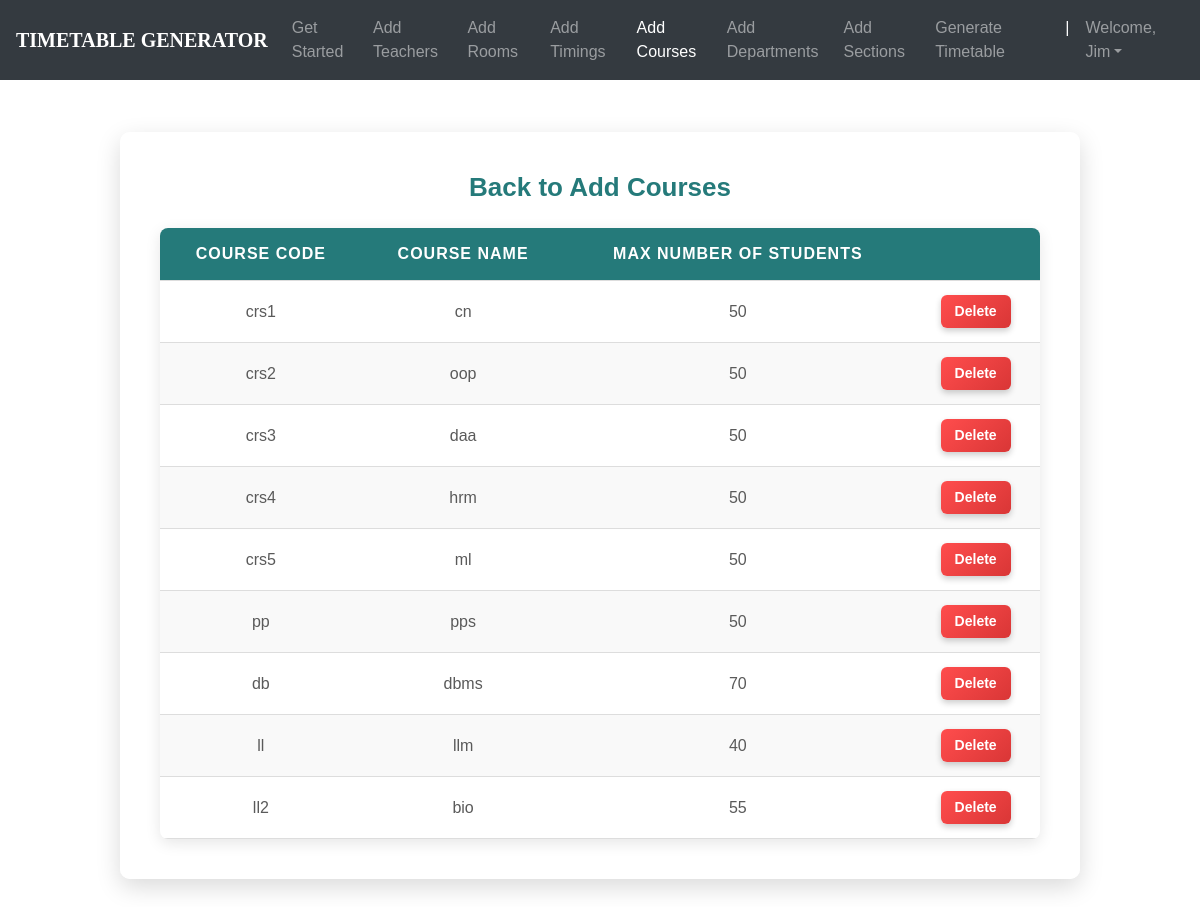
The app's page /courses_list/ (signed in) with its own data.
### ttgen/models.py (models this page shows, shortened)
class Course(models.Model):
    course_number = models.CharField(max_length=5, primary_key=True)
    course_name = models.CharField(max_length=40)
    max_numb_students = models.CharField(max_length=65)
    instructors = models.ManyToManyField(Instructor)

### ttgen/views.py (the view)
# urls.py: path('courses_list/', views.course_list_view, name='editcourse'),
@login_required
def course_list_view(request):
    context = {
        'courses': Course.objects.all()
    }
    return render(request, 'courseslist.html', context)

### templates/courseslist.html (shortened to what this page needs)
<!DOCTYPE html>
<html lang="en">
<head>
	<link rel="stylesheet" href="https://maxcdn.bootstrapcdn.com/bootstrap/4.0.0/css/bootstrap.min.css">
    <link rel="stylesheet" type="text/css" href="static/css/index.css">
</head>
<body>
        <header>
			<nav class="navbar navbar-expand-md navbar-dark fixed-top bg-dark">
                <a class="navbar-brand" href="#"><b>TIMETABLE GENERATOR</b></a>
                <div class="collapse navbar-collapse" id="navbarCollapse">
                    <ul class="navbar-nav ml-auto">
                    <li class="nav-item">
                        <a class="nav-link" href="{% url 'admindash' %}">Get Started</a>
                    </li>
                    <li class="nav-item">
                        <a class="nav-link" href="{% url 'addInstructors' %}">Add Teachers</a>
                    </li>
                    <li class="nav-item">
                        <a class="nav-link" href="{% url 'addRooms' %}">Add Rooms</a>
                    </li>
                    <li class="nav-item">
		                <a class="nav-link" href="{% url 'addTimings' %}">Add Timings</a>
		            </li>
                    <li class="nav-item active">
                        <a class="nav-link" href="{% url 'addCourses' %}">Add Courses</a>
                    </li>
                    <li class="nav-item">
			            <a class="nav-link" href="{% url 'addDepts' %}">Add Departments</a>
		            </li>
                    <li class="nav-item">
			            <a class="nav-link" href="{% url 'addSections' %}">Add Sections</a>
		            </li>
                    <li class="nav-item">
			            <a class="nav-link" href="{% url 'generate' %}">Generate Timetable</a>
		            </li>
                    <li class="nav-item active">
			            <a class="nav-link">|</a>
		            </li>
                    <li class="nav-item dropdown">
		                <a class="nav-link dropdown-toggle" href="#" id="dropdown03" data-toggle="dropdown" aria-haspopup="true" aria-expanded="false">Welcome, {{ user.first_name }}</a>
		            </li>
                    </ul>
                </div>
            </nav>
        </header>
        <br><br>
    {% block content %}
{% load static %}
<fieldset class="fieldset">
    <a href="{% url 'addCourses'%}"><h1 class="tablink" onclick="openPage('new')" id="defaultOpen">Back to Add Courses</h1></a>
    <div class="tabcontent" id="edit">
        <table class="table1">
            <thead>
            <tr class="table-headers">
            <th>Course Code</th>
            <th>Course Name</th>
            <th>Max number of students</th>
            <th  class="empty"></th>
            </tr>
            </thead>
            <tbody>
            {% for crs in courses %}
            <tr>
             <td>{{crs.course_number}}</td>
             <td>{{crs.course_name}}</td>
             <td>{{crs.max_numb_students}}</td>
             <td class="empty">
                <form action="{% url 'deletecourse' crs.course_number %}" method="post">
                        <input type="submit" value="Delete" class="cross">
                </form>
             </td>
             </tr>
            {% endfor %}
            </tbody>
        </table>
    </div>
</fieldset>
{% endblock %}

### static/css/index.css (style rules this page uses)
body { padding-top: 3rem; padding-bottom: 3rem; color: #5a5a5a; font-family: 'Poppins', sans-serif; overflow-x: hidden; }
nav { font-family: sans-serif; }
.navbar-brand { font-size: 20px; font-family: Georgia, 'Times New Roman', Times, serif; }

### templates/courseslist.html (style rules this page uses)
.fieldset { margin: 3% auto; width: 80%; padding: 40px; border: none; border-radius: 10px; box-shadow: 0px 8px 25px rgba(0, 0, 0, 0.15); background: #ffffff; transition: transform 0.2s ease-in-out; }
.fieldset h1 { font-size: 26px; color: #257a7a; font-weight: bold; text-align: center; margin-bottom: 25px; cursor: pointer; }
.table1 { width: 100%; border-collapse: collapse; font-size: 16px; border-radius: 8px; overflow: hidden; box-shadow: 0 4px 15px rgba(0,0,0,0.1); }
.table1 thead { background: #257a7a; color: #fff; text-transform: uppercase; letter-spacing: 1px; }
.table1 th, .table1 td { padding: 14px 18px; text-align: center; border-bottom: 1px solid #ddd; }
.table1 tr:nth-child(even) { background-color: #f9f9f9; }
.cross { font-size: 14px; padding: 6px 14px; border: none; border-radius: 6px; background: linear-gradient(135deg, #ff4d4d, #d93636); color: white; font-weight: bold; cursor: pointer; transition: all 0.3s ease; box-shadow: 0px 3px 6px rgba(0,0,0,0.2); }

### records on screen
Course: course_number "crs1", course_name "cn", max_numb_students "50"
Course: course_number "crs2", course_name "oop", max_numb_students "50"
Course: course_number "crs3", course_name "daa", max_numb_students "50"
Course: course_number "crs4", course_name "hrm", max_numb_students "50"
Course: course_number "crs5", course_name "ml", max_numb_students "50"
Course: course_number "pp", course_name "pps", max_numb_students "50"
Course: course_number "db", course_name "dbms", max_numb_students "70"
Course: course_number "ll", course_name "llm", max_numb_students "40"
Course: course_number "ll2", course_name "bio", max_numb_students "55"

### other values on screen
{{ user.first_name }} "Jim"
